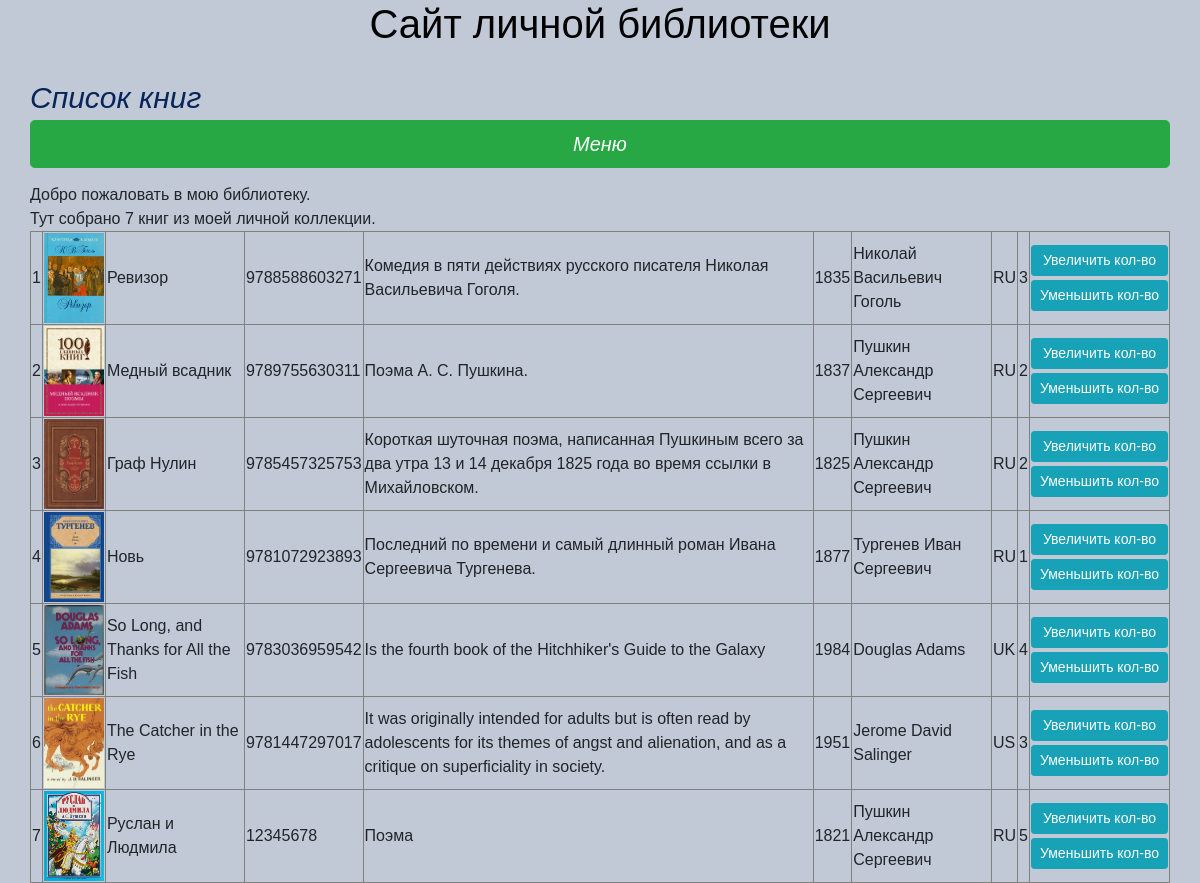
The app's page /index/ with its own data.
### p_library/models.py (models this page shows, shortened)
class Book(models.Model):
    ISBN = models.CharField(max_length=13)
    title = models.TextField()
    description = models.TextField()
    year_release = models.SmallIntegerField()
    author = models.ForeignKey(Author, on_delete=models.CASCADE)
    copy_count = models.IntegerField(default=1)
    price = models.DecimalField(max_digits=30, decimal_places=2)
    publisher = models.ForeignKey(Publisher, null=True, blank=True, on_delete=models.CASCADE)
    lendedto = models.ForeignKey(Friend, null=True, blank=True, on_delete=models.CASCADE)
    cover = models.ImageField(upload_to="covers", blank=True)

class Author(models.Model):
    full_name = models.TextField()
    birth_year = models.SmallIntegerField()
    country = models.CharField(max_length=2)

### p_library/views.py (the view)
# urls.py: path('index/', views.indexL.as_view()), #views.index),
class indexL(ListView):
    model = Book
    context_object_name = "books"
    template_name = "index.html"

### p_library/templates/index.html (shortened to what this page needs)
{% extends 'base.html' %}
{% block extra_header %}
    Список книг
{% endblock extra_header %}
{% block main_content %}
<div class="wrapperin">
    Добро пожаловать в мою библиотеку. <br>
    Тут собрано {{ books|length }} книг из моей личной коллекции.
    <table border="1">
        {% for book in books %}
        <tr>
            <td>{{forloop.counter}}</td>
            <td>
                {% if book.cover %}
                    <img src="{{ book.cover.url }}" height="90" width="60">
                {% endif %}
            </td>
            <td>{{ book.title }}</td>
            <td>{{ book.ISBN }}</td>
            <td>{{ book.description }}</td>
            <td>{{ book.year_release }}</td>
            <td>{{ book.author.full_name }}</td>
            <td>{{ book.author.country }}</td>
            <td>{{ book.copy_count }}</td>
            <td>
                <form action="/index/book_increment/" method="post" enctype="multipart/form-data">
                    <input type="submit" value="Увеличить кол-во" class="btn btn-info btn-sm btn-block mb-1" />
                </form>
                <form action="/index/book_decrement/" method="post" enctype="multipart/form-data">
                    <input type="submit" value="Уменьшить кол-во" class="btn btn-info btn-sm btn-block" />
                </form>
            </td>
        </tr>
        {% endfor %}
    </table>
</div>
{% endblock main_content %}

### static/css/style.css (style rules this page uses)
body { display: flex; flex-wrap: wrap; width: 95%; flex-direction: column; justify-content: center; background-color: #c1c9d6; font-family: sans-serif; margin: 0 auto; }

### records on screen
Book: cover (picture), title "Ревизор", ISBN "9788588603271", description "Комедия в пяти действиях русского писателя Николая Васильевича Гоголя.", year_release "1835", author.full_name "Николай Васильевич Гоголь", author.country "RU", copy_count "3"
Book: cover (picture), title "Медный всадник", ISBN "9789755630311", description "Поэма А. С. Пушкина.", year_release "1837", author.full_name "Пушкин Александр Сергеевич", author.country "RU", copy_count "2"
Book: cover (picture), title "Граф Нулин", ISBN "9785457325753", description "Короткая шуточная поэма, написанная Пушкиным всего за два утра 13 и 14 декабря 1825 года во время ссылки в Михайловском.", year_release "1825", author.full_name "Пушкин Александр Сергеевич", author.country "RU", copy_count "2"
Book: cover (picture), title "Новь", ISBN "9781072923893", description "Последний по времени и самый длинный роман Ивана Сергеевича Тургенева.", year_release "1877", author.full_name "Тургенев Иван Сергеевич", author.country "RU", copy_count "1"
Book: cover (picture), title "So Long, and Thanks for All the Fish", ISBN "9783036959542", description "Is the fourth book of the Hitchhiker's Guide to the Galaxy", year_release "1984", author.full_name "Douglas Adams", author.country "UK", copy_count "4"
Book: cover (picture), title "The Catcher in the Rye", ISBN "9781447297017", description "It was originally intended for adults but is often read by adolescents for its themes of angst and alienation, and as a critique on superficiality in society.", year_release "1951", author.full_name "Jerome David Salinger", author.country "US", copy_count "3"
Book: cover (picture), title "Руслан и Людмила", ISBN "12345678", description "Поэма", year_release "1821", author.full_name "Пушкин Александр Сергеевич", author.country "RU", copy_count "5"

### other values on screen
{{ books|length }} "7"
